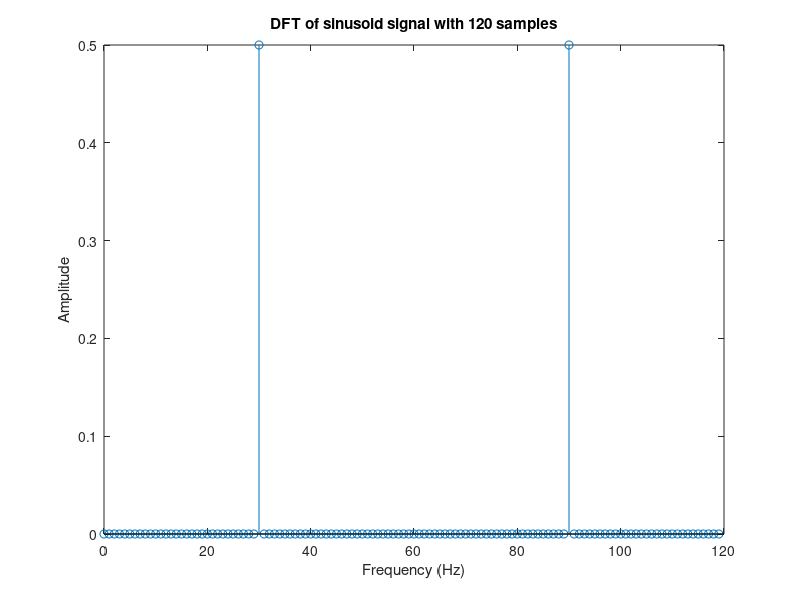
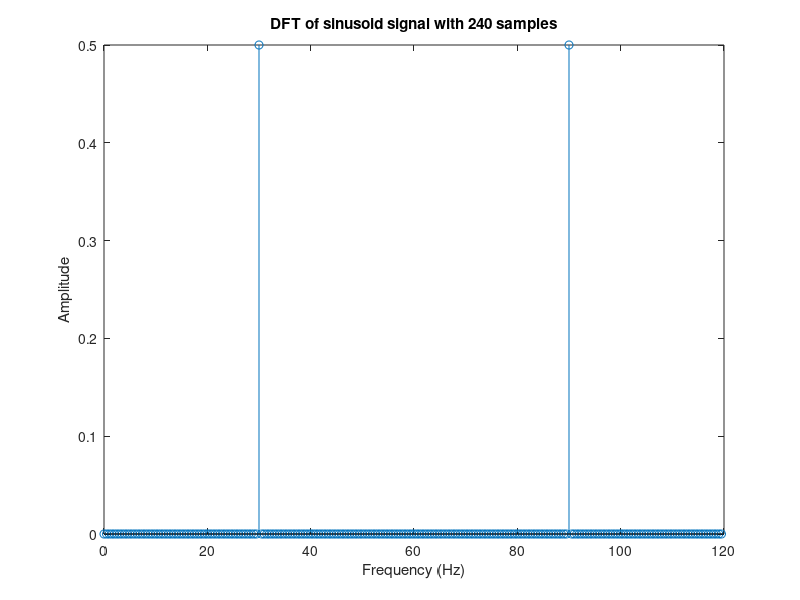
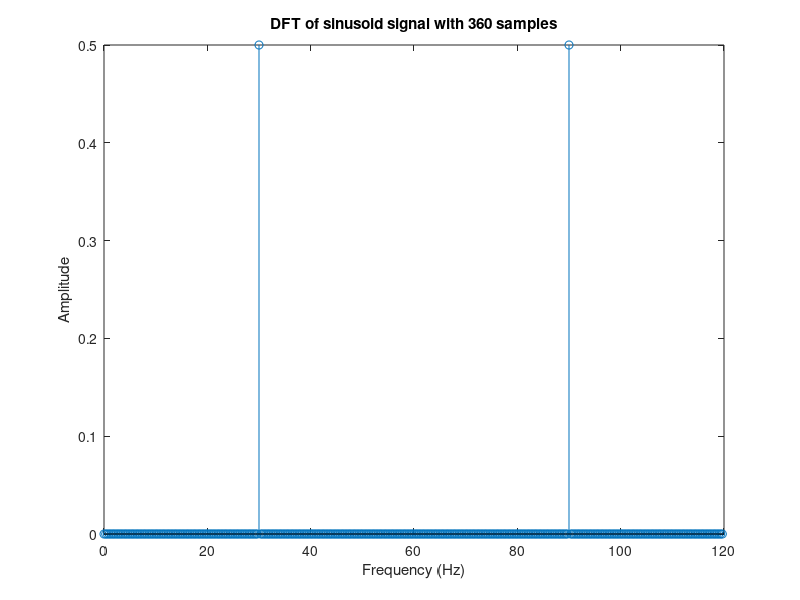
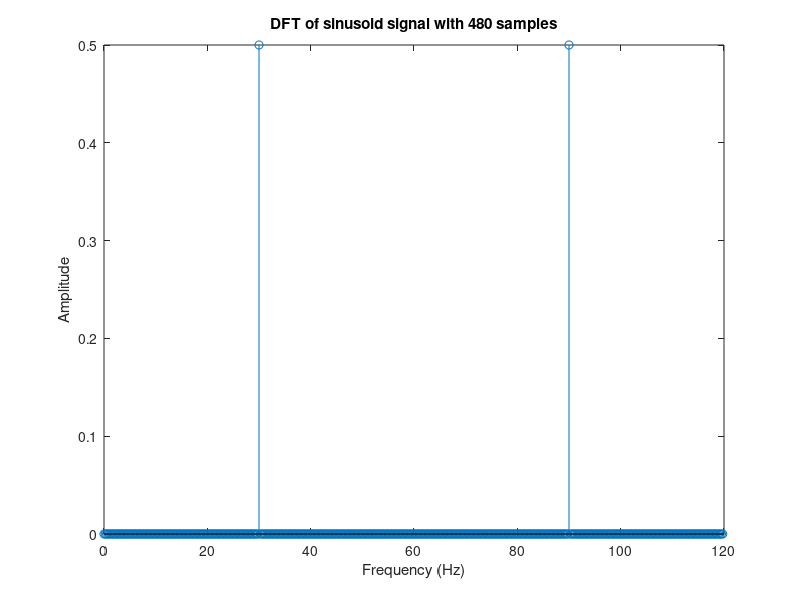

Source code (MATLAB) for these figures, in order:
a=2;
t=[0:1/120:5-(1/120)];
Fs=120
y=sin(2*(pi)*15*a*t)
for k=[1:5]
    L=120*k
    f=Fs*(0:L-1)/L
    figure;
    stem(f,abs(fft(y,L)/L))
    xlabel('Frequency (Hz)')
    ylabel('Amplitude')
    title(['DFT of sinusoid signal with ', num2str(L),' samples'])
end

